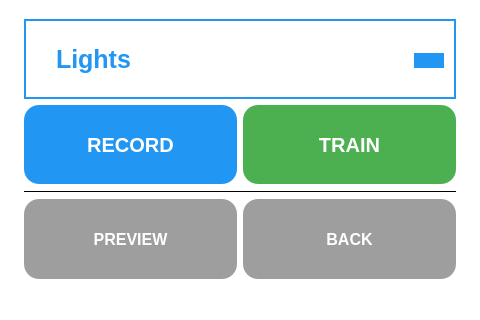
<?xml version="1.0" encoding="UTF-8"?>
<ui version="4.0">
 <class>MainWindow</class>
 <widget class="QMainWindow" name="MainWindow">
  <property name="enabled">
   <bool>true</bool>
  </property>
  <property name="geometry">
   <rect>
    <x>0</x>
    <y>0</y>
    <width>480</width>
    <height>320</height>
   </rect>
  </property>
  <property name="sizePolicy">
   <sizepolicy hsizetype="Expanding" vsizetype="Expanding">
    <horstretch>0</horstretch>
    <verstretch>0</verstretch>
   </sizepolicy>
  </property>
  <property name="minimumSize">
   <size>
    <width>0</width>
    <height>0</height>
   </size>
  </property>
  <property name="maximumSize">
   <size>
    <width>16777215</width>
    <height>16777215</height>
   </size>
  </property>
  <property name="windowTitle">
   <string>Create Model</string>
  </property>
  <property name="styleSheet">
   <string notr="true">background-color: rgb(255, 255, 255);</string>
  </property>
  <widget class="QWidget" name="centralwidget">
   <layout class="QHBoxLayout" name="horizontalLayout_4">
    <item>
     <spacer name="horizontalSpacer">
      <property name="orientation">
       <enum>Qt::Horizontal</enum>
      </property>
      <property name="sizeType">
       <enum>QSizePolicy::Fixed</enum>
      </property>
      <property name="sizeHint" stdset="0">
       <size>
        <width>15</width>
        <height>20</height>
       </size>
      </property>
     </spacer>
    </item>
    <item>
     <layout class="QVBoxLayout" name="verticalLayout">
      <item>
       <spacer name="verticalSpacer">
        <property name="orientation">
         <enum>Qt::Vertical</enum>
        </property>
        <property name="sizeType">
         <enum>QSizePolicy::Fixed</enum>
        </property>
        <property name="sizeHint" stdset="0">
         <size>
          <width>20</width>
          <height>10</height>
         </size>
        </property>
       </spacer>
      </item>
      <item>
       <layout class="QHBoxLayout" name="horizontalLayout_2">
        <item>
         <widget class="QComboBox" name="comboBox">
          <property name="sizePolicy">
           <sizepolicy hsizetype="Preferred" vsizetype="Expanding">
            <horstretch>0</horstretch>
            <verstretch>0</verstretch>
           </sizepolicy>
          </property>
          <property name="minimumSize">
           <size>
            <width>0</width>
            <height>40</height>
           </size>
          </property>
          <property name="font">
           <font>
            <pointsize>-1</pointsize>
            <weight>75</weight>
            <bold>true</bold>
           </font>
          </property>
          <property name="styleSheet">
           <string notr="true">QComboBox {
	background-color:white; 
 	border: 2px solid #2196F3;
	color: #2196F3;
  	font-size: 25px;
	font-weight: bold;
  	padding: 5px 30px;
	
	selection-background-color: rgb(33, 150, 243);
	selection-color: rgb(255, 255, 255);
}

QComboBox::drop-down {
	position: absolute;
  	content: &quot;&quot;;
    top:32px;
  	right: 10px;
    width: 0;
 	height: 0;
  	border: 15px solid transparent;
	border-color: #2196F3 transparent transparent transparent;
}
</string>
          </property>
          <item>
           <property name="text">
            <string>Lights</string>
           </property>
          </item>
          <item>
           <property name="text">
            <string>Start Music</string>
           </property>
          </item>
          <item>
           <property name="text">
            <string>Stop Music</string>
           </property>
          </item>
          <item>
           <property name="text">
            <string>Greeting</string>
           </property>
          </item>
          <item>
           <property name="text">
            <string>Random</string>
           </property>
          </item>
          <item>
           <property name="text">
            <string>Empty</string>
           </property>
          </item>
         </widget>
        </item>
       </layout>
      </item>
      <item>
       <layout class="QHBoxLayout" name="horizontalLayout_3">
        <item>
         <widget class="QPushButton" name="recordButton">
          <property name="sizePolicy">
           <sizepolicy hsizetype="Minimum" vsizetype="Expanding">
            <horstretch>0</horstretch>
            <verstretch>0</verstretch>
           </sizepolicy>
          </property>
          <property name="minimumSize">
           <size>
            <width>0</width>
            <height>50</height>
           </size>
          </property>
          <property name="font">
           <font>
            <pointsize>-1</pointsize>
            <weight>75</weight>
            <bold>true</bold>
            <underline>false</underline>
            <strikeout>false</strikeout>
           </font>
          </property>
          <property name="styleSheet">
           <string notr="true">QPushButton{
  background-color: #2196F3; 
font-weight: bold;
border-radius: 15px;
  border: none;
  color: white;
  text-align: center;
  text-decoration: none;
  display: inline-block;
  font-size: 20px;
}
QPushButton:pressed {
    background-color: white;
  	color: #2196F3;
 	border: 2px solid #2196F3; 
}</string>
          </property>
          <property name="text">
           <string>RECORD</string>
          </property>
         </widget>
        </item>
        <item>
         <widget class="QPushButton" name="trainButton">
          <property name="sizePolicy">
           <sizepolicy hsizetype="Minimum" vsizetype="Expanding">
            <horstretch>0</horstretch>
            <verstretch>0</verstretch>
           </sizepolicy>
          </property>
          <property name="minimumSize">
           <size>
            <width>0</width>
            <height>50</height>
           </size>
          </property>
          <property name="font">
           <font>
            <pointsize>-1</pointsize>
            <weight>75</weight>
            <bold>true</bold>
            <underline>false</underline>
            <strikeout>false</strikeout>
           </font>
          </property>
          <property name="styleSheet">
           <string notr="true">QPushButton{
  background-color: #4CAF50; 
border-radius: 15px;
  border: none;
  color: white;
  text-align: center;
  text-decoration: none;
  display: inline-block;
  font-size: 20px;
font-weight: bold;
}
QPushButton:pressed {
    background-color: white;
  	color: #4CAF50;
 	border: 2px solid #4CAF50; 
}</string>
          </property>
          <property name="text">
           <string>TRAIN</string>
          </property>
         </widget>
        </item>
       </layout>
      </item>
      <item>
       <widget class="Line" name="line">
        <property name="frameShadow">
         <enum>QFrame::Plain</enum>
        </property>
        <property name="orientation">
         <enum>Qt::Horizontal</enum>
        </property>
       </widget>
      </item>
      <item>
       <layout class="QHBoxLayout" name="horizontalLayout">
        <item>
         <widget class="QPushButton" name="previewButton">
          <property name="sizePolicy">
           <sizepolicy hsizetype="Minimum" vsizetype="Expanding">
            <horstretch>0</horstretch>
            <verstretch>0</verstretch>
           </sizepolicy>
          </property>
          <property name="minimumSize">
           <size>
            <width>0</width>
            <height>30</height>
           </size>
          </property>
          <property name="font">
           <font>
            <pointsize>-1</pointsize>
            <weight>75</weight>
            <bold>true</bold>
            <underline>false</underline>
            <strikeout>false</strikeout>
           </font>
          </property>
          <property name="styleSheet">
           <string notr="true">QPushButton{
  background-color: #9E9E9E;
border-radius: 15px;
  border: none;
  color: white;
  text-align: center;
  text-decoration: none;
  display: inline-block;
  font-size: 16px;
font-weight: bold;
}
QPushButton:pressed {
    background-color: white;
  	color: #9E9E9E;
 	border: 2px solid #9E9E9E; 
}</string>
          </property>
          <property name="text">
           <string>PREVIEW</string>
          </property>
         </widget>
        </item>
        <item>
         <widget class="QPushButton" name="backButton">
          <property name="sizePolicy">
           <sizepolicy hsizetype="Minimum" vsizetype="Expanding">
            <horstretch>0</horstretch>
            <verstretch>0</verstretch>
           </sizepolicy>
          </property>
          <property name="minimumSize">
           <size>
            <width>0</width>
            <height>30</height>
           </size>
          </property>
          <property name="font">
           <font>
            <pointsize>-1</pointsize>
            <weight>75</weight>
            <bold>true</bold>
            <underline>false</underline>
            <strikeout>false</strikeout>
           </font>
          </property>
          <property name="styleSheet">
           <string notr="true">QPushButton{
  background-color: #9E9E9E; 
border-radius: 15px;
  border: none;
  color: white;
  text-align: center;
  text-decoration: none;
  display: inline-block;
  font-size: 16px;
font-weight: bold;
}
QPushButton:pressed {
    background-color: white;
  	color: #9E9E9E;
 	border: 2px solid #9E9E9E; 
}</string>
          </property>
          <property name="text">
           <string>BACK</string>
          </property>
         </widget>
        </item>
       </layout>
      </item>
      <item>
       <spacer name="verticalSpacer_2">
        <property name="orientation">
         <enum>Qt::Vertical</enum>
        </property>
        <property name="sizeType">
         <enum>QSizePolicy::Fixed</enum>
        </property>
        <property name="sizeHint" stdset="0">
         <size>
          <width>20</width>
          <height>10</height>
         </size>
        </property>
       </spacer>
      </item>
     </layout>
    </item>
    <item>
     <spacer name="horizontalSpacer_2">
      <property name="orientation">
       <enum>Qt::Horizontal</enum>
      </property>
      <property name="sizeType">
       <enum>QSizePolicy::Fixed</enum>
      </property>
      <property name="sizeHint" stdset="0">
       <size>
        <width>15</width>
        <height>20</height>
       </size>
      </property>
     </spacer>
    </item>
   </layout>
  </widget>
  <widget class="QMenuBar" name="menubar">
   <property name="geometry">
    <rect>
     <x>0</x>
     <y>0</y>
     <width>480</width>
     <height>29</height>
    </rect>
   </property>
  </widget>
  <widget class="QStatusBar" name="statusbar"/>
 </widget>
 <resources/>
 <connections/>
</ui>
